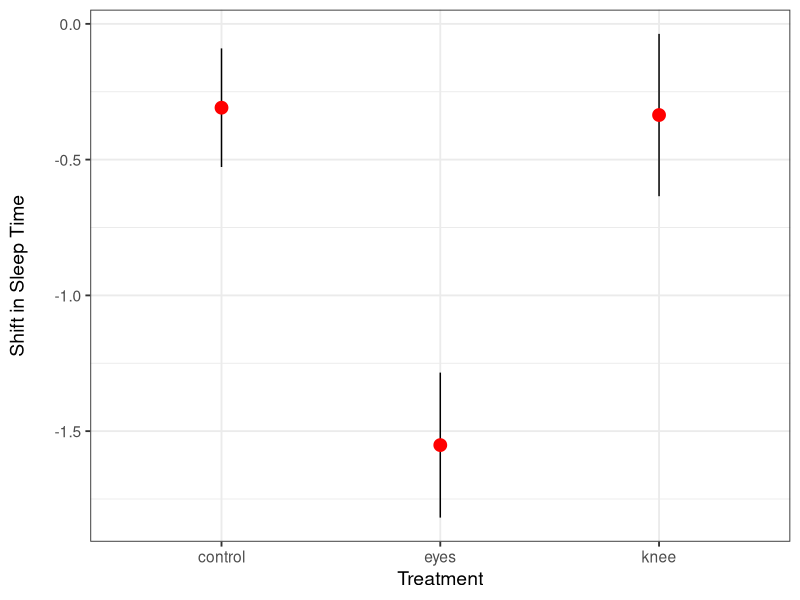
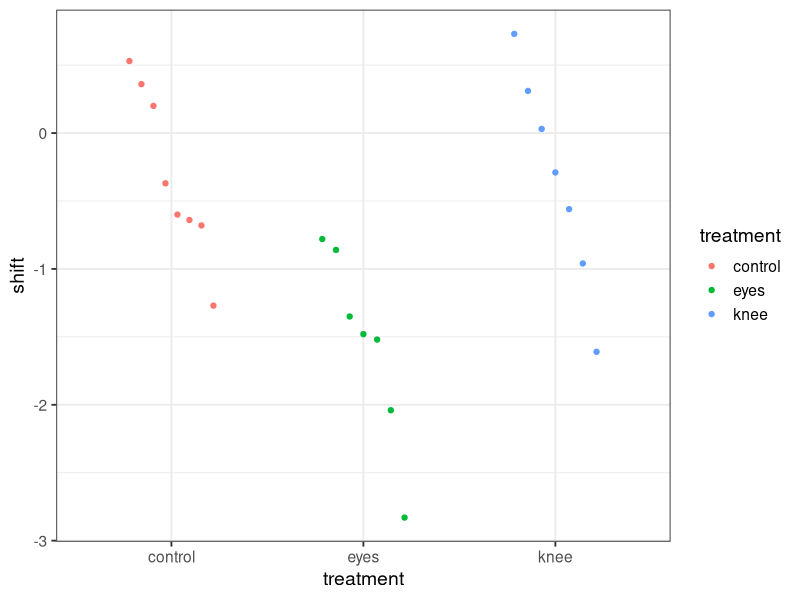
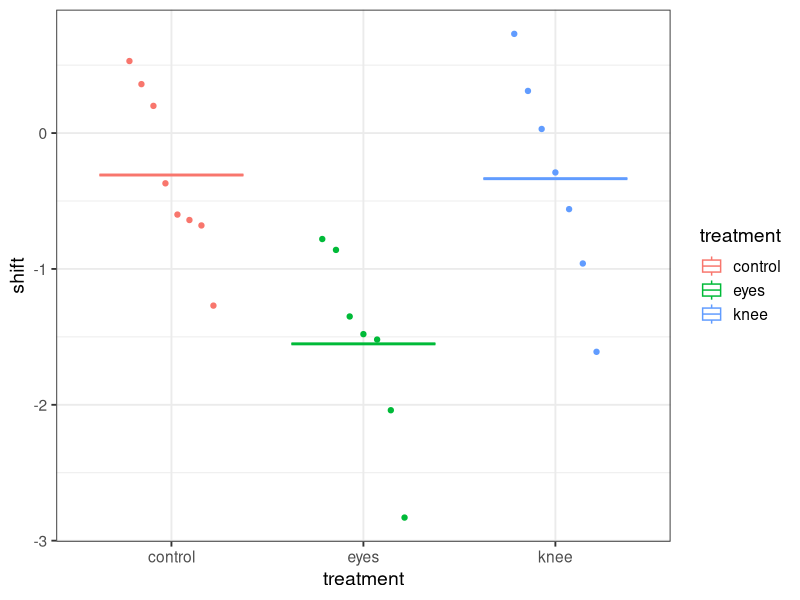
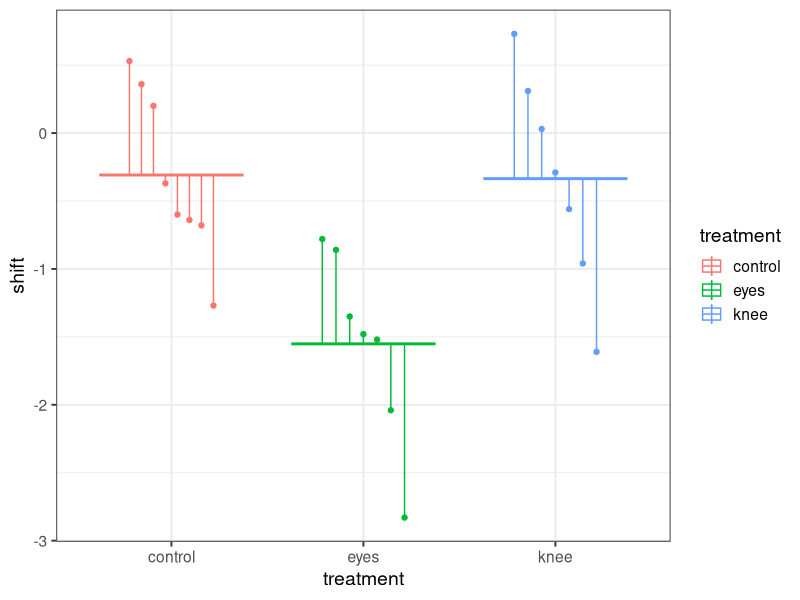
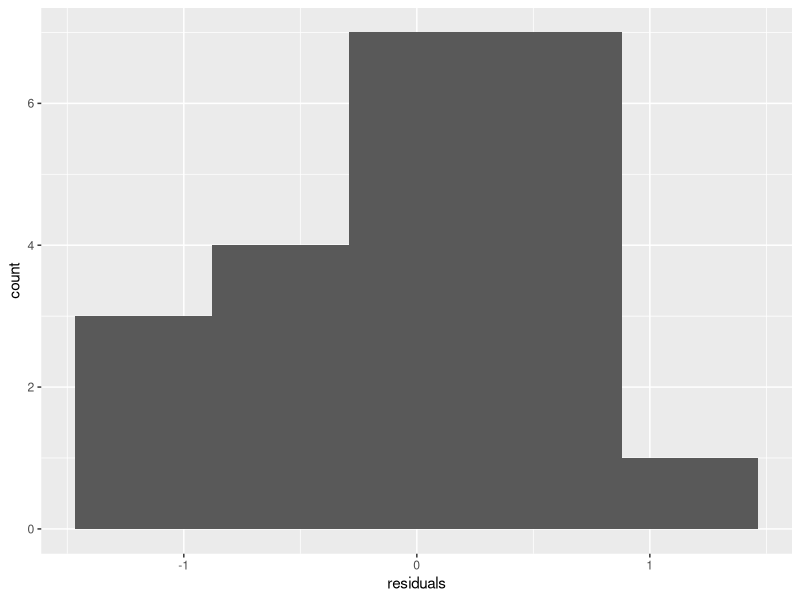
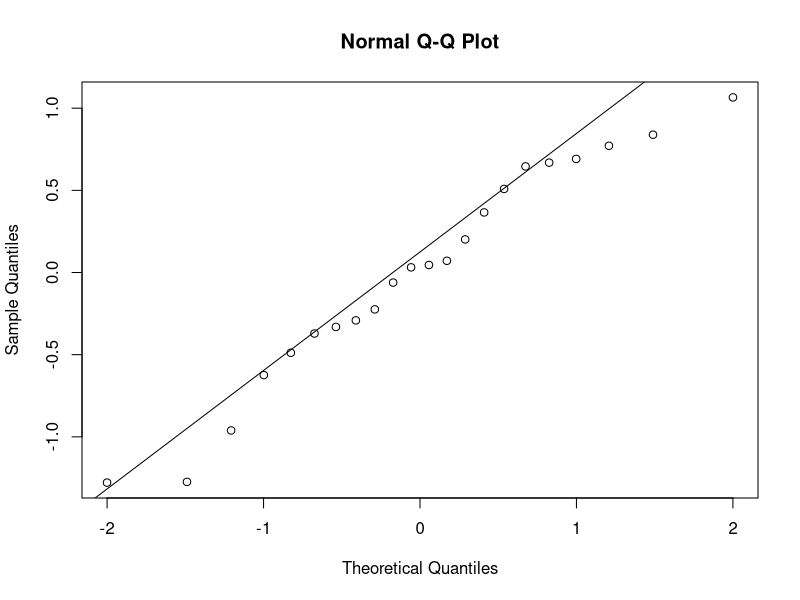
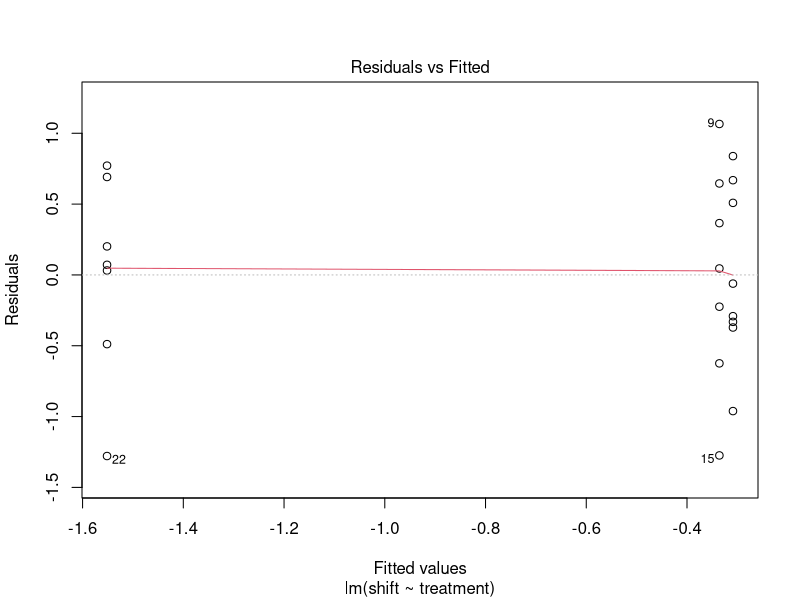
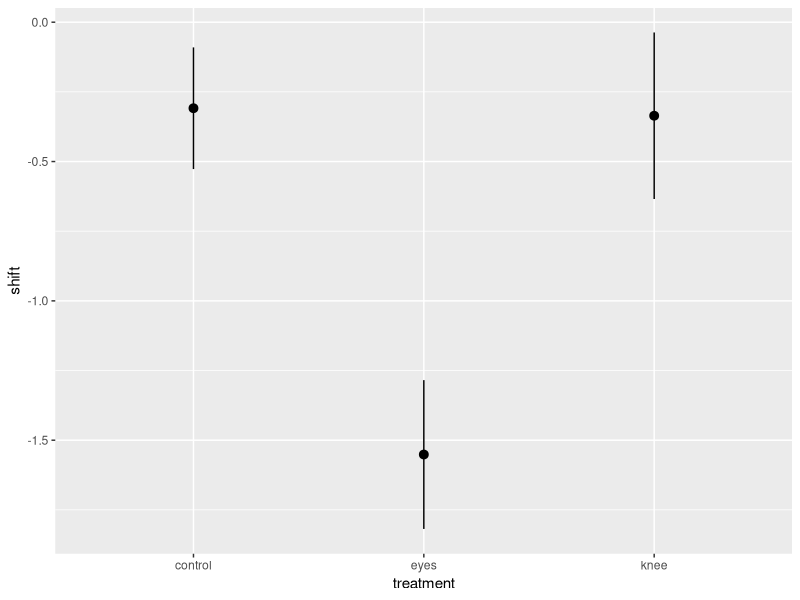

R code for these plots, in order:
## ---- chunk 1
library(dplyr)
library(ggplot2)
library(knitr)
opts_chunk$set(echo=FALSE, message=FALSE, warning=FALSE,
               fig.width=7, fig.height=5)
## ---- chunk 2
jetlag <- read.csv("./anova/15e1KneesWhoSayNight.csv") %>%
  group_by(treatment) %>%
  mutate(mean_shift = mean(shift),
         resid_shift = shift - mean_shift,
         subj = 1:length(shift)) %>%
  ungroup()

jl_plot <- ggplot(data=jetlag, mapping=aes(x=treatment, y=shift)) +
  stat_summary() +
  stat_summary(geom="point", color="red", size=4) +
  theme_bw(base_size=14) +
  xlab("Treatment") +
  ylab("Shift in Sleep Time\n")

jl_plot
## ---- chunk 3
jetlag$subj <- 1:nrow(jetlag)
jls <- jetlag %>%
  group_by(treatment) %>%
  summarise(mean_shift = mean(shift)) %>%
  ungroup()

data_plot <- ggplot(data=jetlag, mapping=aes(x=treatment, y=shift, color=treatment)) +
  geom_point(mapping=aes(group=subj), position=position_dodge(width=0.5)) +
  theme_bw(base_size=14)

data_plot
## ---- chunk 4
jetlag$subj <- 1:nrow(jetlag)
jls <- jetlag %>%
  group_by(treatment) %>%
  summarise(mean_shift = mean(shift)) %>%
  ungroup()

model_plot <- data_plot +
    geom_boxplot(data=jls, mapping=aes(x=treatment, y=mean_shift))

model_plot
## ---- chunk 5
jetlag$subj <- 1:nrow(jetlag)
jls <- jetlag %>%
  group_by(treatment) %>%
  summarise(mean_shift = mean(shift)) %>%
  ungroup()

model_plot + geom_linerange(mapping=aes(x=treatment, ymin = mean_shift, ymax = shift, group=subj), position=position_dodge(width=0.5))
## ---- chunk 6
mod <- lm(shift ~ treatment, data=jetlag)
## ---- chunk 7
jetlag$residuals <- residuals(mod)
resid_hist_plot <- ggplot(jetlag, aes(x=residuals)) +
  geom_histogram(bins=5)

resid_hist_plot
## ---- chunk 8
qqnorm(residuals(mod))
qqline(residuals(mod))
## ---- chunk 9
plot(mod, which=1)
## ---- chunk 10
knitr::kable(anova(mod))
## ---- chunk 11
ggplot(data=jetlag, mapping=aes(x=treatment, y=shift)) +
  stat_summary(fun.data=mean_se)
## ---- chunk 12
jetlag$Treatment <- factor(jetlag$treatment, levels=c("control", "knee", "eyes"))
ggplot(data=jetlag, mapping=aes(x=Treatment, y=shift)) +
  stat_summary(fun.data=mean_se)
## ---- chunk 13
ggplot(data=jetlag, mapping=aes(x=Treatment, y=shift)) +
  stat_summary(fun.data=mean_cl_normal)
